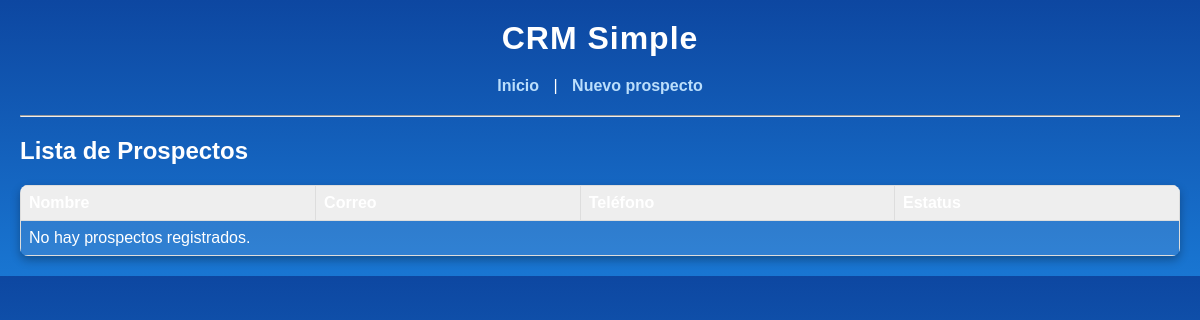
Before: / with the older database file.
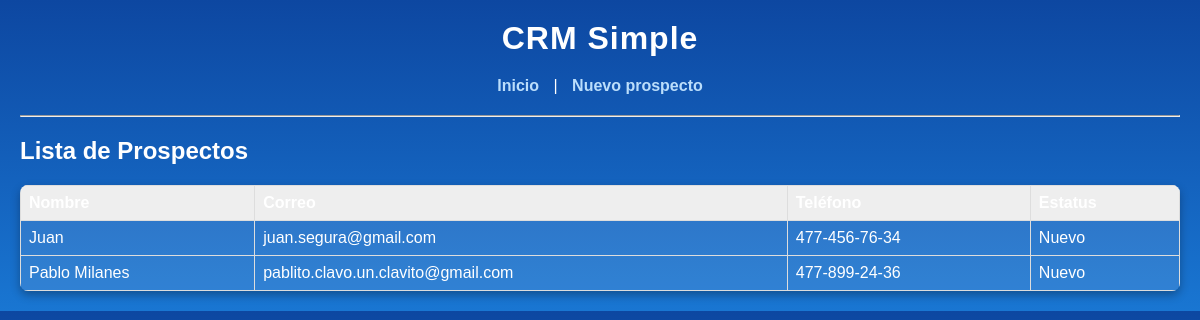
After: the same page with the newer database file.
### prospects/models.py (models this page shows, shortened)
class Prospect(models.Model):
    nombre = models.CharField(max_length=200)
    correo = models.EmailField()
    telefono = models.CharField(max_length=30, blank=True)
    estatus = models.CharField(max_length=50, default='Nuevo')
    creado = models.DateTimeField(auto_now_add=True)

### prospects/views.py (the view)
# urls.py: path('', views.lista_prospects, name='lista'),
def lista_prospects(request):
    prospects = Prospect.objects.all()
    return render(request, 'prospects/lista.html', {'prospects': prospects})

### prospects/templates/prospects/lista.html
{% extends "prospects/base.html" %}
{% block content %}
<h2>Lista de Prospectos</h2>
<table>
  <tr>
    <th>Nombre</th>
    <th>Correo</th>
    <th>Teléfono</th>
    <th>Estatus</th>
  </tr>
  {% for p in prospects %}
  <tr>
    <td>{{ p.nombre }}</td>
    <td>{{ p.correo }}</td>
    <td>{{ p.telefono }}</td>
    <td>{{ p.estatus }}</td>
  </tr>
  {% empty %}
  <tr><td colspan="4">No hay prospectos registrados.</td></tr>
  {% endfor %}
</table>
{% endblock %}

### prospects/templates/prospects/base.html (shortened to what this page needs)
{% load static %}
<!doctype html>
<html>
<head>
  <link rel="stylesheet" href="{% static 'css/styles.css' %}">
   </head>
</head>
<body>
  <h1>CRM Simple</h1>
  <nav>
    <a href="/">Inicio</a> |
    <a href="/nuevo/">Nuevo prospecto</a>
  </nav>
  <hr>
  {% block content %}{% endblock %}
</body>
</html>

### static/css/styles.css (style rules this page uses)
body { background: linear-gradient(180deg, #0d47a1 0%, #1976d2 100%); color: #fff; font-family: 'Segoe UI', Arial, sans-serif; margin: 0; padding: 0; }
h1 { text-align: center; margin: 20px 0; letter-spacing: 1px; }
nav { text-align: center; margin-bottom: 20px; }
nav a { color: #bbdefb; text-decoration: none; margin: 0 10px; font-weight: bold; transition: color 0.3s; }
table { width: 80%; margin: 0 auto; border-collapse: collapse; background-color: rgba(255, 255, 255, 0.1); border-radius: 8px; overflow: hidden; }
th, td { border: 1px solid rgba(255, 255, 255, 0.3); padding: 10px 15px; text-align: left; }
th { background-color: rgba(255, 255, 255, 0.2); color: #fff; }
table { box-shadow: 0 4px 10px rgba(0,0,0,0.3); }

### prospects/templates/prospects/base.html (style rules this page uses)
body { font-family: Arial; margin: 20px; }
table { width: 100%; border-collapse: collapse; margin-top: 10px; }
th, td { border: 1px solid #ddd; padding: 8px; }
th { background: #eee; }

Changed rows visible on the page:
added Prospect: nombre "Juan", correo "juan.segura@gmail.com", telefono "477-456-76-34", estatus "Nuevo"
added Prospect: nombre "Pablo Milanes", correo "pablito.clavo.un.clavito@gmail.com", telefono "477-899-24-36", estatus "Nuevo"
Other visible differences:
text no longer shown: "No hay prospectos registrados."
